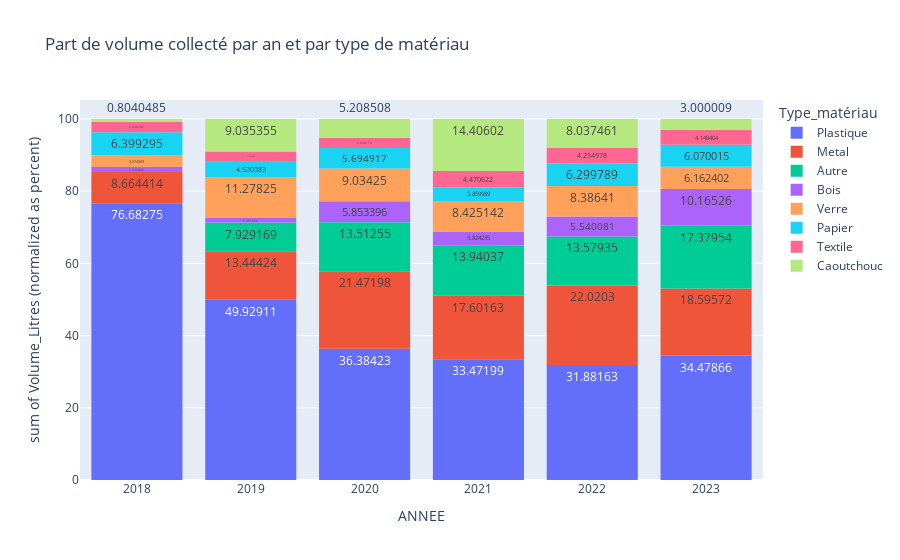

Notebook code cell kept with this figure:
### Code cell
#Graphique à barre empilées du pourcentage de volume collecté par an et type de matériau
fig = px.histogram(df_group_mat_an, x="ANNEE", y="Volume_Litres", color="Type_matériau",
             barnorm = 'percent',
             title = "Part de volume collecté par an et par type de matériau",
             text_auto = True)
fig.update_layout(bargap=0.2)
fig.show()
print("Afficher uniquement à partir de 2020 ? (trop peu de données sur 2018 et 2019)")

### Figure 1 — Plotly figure (JSON) as saved in the notebook; plotly's stock layout.template omitted (floating-point values rounded to 4 significant figures)
{"data": [{"alignmentgroup": "True", "bingroup": "x", "histfunc": "sum", "hovertemplate": "Type_matériau=Plastique<br>ANNEE=%{x}<br>sum of Volume_Litres (normalized as percent)=%{y}<extra></extra>", "legendgroup": "Plastique", "marker": {"color": "#636efa", "pattern": {"shape": ""}}, "name": "Plastique", "offsetgroup": "Plastique", "orientation": "v", "showlegend": true, "texttemplate": "%{value}", "type": "histogram", "x": [2023, 2022, 2021, 2020, 2019, 2018, 2017], "xaxis": "x", "y": [216100.0, 223700.0, 245500.0, 52700.0, 29350.0, 702.3, 0], "yaxis": "y"}, {"alignmentgroup": "True", "bingroup": "x", "histfunc": "sum", "hovertemplate": "Type_matériau=Metal<br>ANNEE=%{x}<br>sum of Volume_Litres (normalized as percent)=%{y}<extra></extra>", "legendgroup": "Metal", "marker": {"color": "#EF553B", "pattern": {"shape": ""}}, "name": "Metal", "offsetgroup": "Metal", "orientation": "v", "showlegend": true, "texttemplate": "%{value}", "type": "histogram", "x": [2023, 2022, 2021, 2020, 2019, 2018, 2017], "xaxis": "x", "y": [116500.0, 154500.0, 129100.0, 31100.0, 7903.0, 79.36, 0], "yaxis": "y"}, {"alignmentgroup": "True", "bingroup": "x", "histfunc": "sum", "hovertemplate": "Type_matériau=Autre<br>ANNEE=%{x}<br>sum of Volume_Litres (normalized as percent)=%{y}<extra></extra>", "legendgroup": "Autre", "marker": {"color": "#00cc96", "pattern": {"shape": ""}}, "name": "Autre", "offsetgroup": "Autre", "orientation": "v", "showlegend": true, "texttemplate": "%{value}", "type": "histogram", "x": [2023, 2022, 2021, 2020, 2019, 2018, 2017], "xaxis": "x", "y": [108900.0, 95280.0, 102300.0, 19570.0, 4661.0, 0, 0], "yaxis": "y"}, {"alignmentgroup": "True", "bingroup": "x", "histfunc": "sum", "hovertemplate": "Type_matériau=Bois<br>ANNEE=%{x}<br>sum of Volume_Litres (normalized as percent)=%{y}<extra></extra>", "legendgroup": "Bois", "marker": {"color": "#ab63fa", "pattern": {"shape": ""}}, "name": "Bois", "offsetgroup": "Bois", "orientation": "v", "showlegend": true, "texttemplate": "%{value}", "type": "histogram", "x": [2023, 2022, 2021, 2020, 2019, 2018, 2017], "xaxis": "x", "y": [63710.0, 38870.0, 28050.0, 8478.0, 735.6, 12.15, 0], "yaxis": "y"}, {"alignmentgroup": "True", "bingroup": "x", "histfunc": "sum", "hovertemplate": "Type_matériau=Verre<br>ANNEE=%{x}<br>sum of Volume_Litres (normalized as percent)=%{y}<extra></extra>", "legendgroup": "Verre", "marker": {"color": "#FFA15A", "pattern": {"shape": ""}}, "name": "Verre", "offsetgroup": "Verre", "orientation": "v", "showlegend": true, "texttemplate": "%{value}", "type": "histogram", "x": [2023, 2022, 2021, 2020, 2019, 2018, 2017], "xaxis": "x", "y": [38620.0, 58840.0, 61800.0, 13090.0, 6629.0, 29.99, 0], "yaxis": "y"}, {"alignmentgroup": "True", "bingroup": "x", "histfunc": "sum", "hovertemplate": "Type_matériau=Papier<br>ANNEE=%{x}<br>sum of Volume_Litres (normalized as percent)=%{y}<extra></extra>", "legendgroup": "Papier", "marker": {"color": "#19d3f3", "pattern": {"shape": ""}}, "name": "Papier", "offsetgroup": "Papier", "orientation": "v", "showlegend": true, "texttemplate": "%{value}", "type": "histogram", "x": [2023, 2022, 2021, 2020, 2019, 2018, 2017], "xaxis": "x", "y": [38040.0, 44200.0, 28310.0, 8249.0, 2657.0, 58.61, 0], "yaxis": "y"}, {"alignmentgroup": "True", "bingroup": "x", "histfunc": "sum", "hovertemplate": "Type_matériau=Textile<br>ANNEE=%{x}<br>sum of Volume_Litres (normalized as percent)=%{y}<extra></extra>", "legendgroup": "Textile", "marker": {"color": "#FF6692", "pattern": {"shape": ""}}, "name": "Textile", "offsetgroup": "Textile", "orientation": "v", "showlegend": true, "texttemplate": "%{value}", "type": "histogram", "x": [2023, 2022, 2021, 2020, 2019, 2018, 2017], "xaxis": "x", "y": [26000.0, 29860.0, 32790.0, 4114.0, 1535.0, 26.09, 0], "yaxis": "y"}, {"alignmentgroup": "True", "bingroup": "x", "histfunc": "sum", "hovertemplate": "Type_matériau=Caoutchouc<br>ANNEE=%{x}<br>sum of Volume_Litres (normalized as percent)=%{y}<extra></extra>", "legendgroup": "Caoutchouc", "marker": {"color": "#B6E880", "pattern": {"shape": ""}}, "name": "Caoutchouc", "offsetgroup": "Caoutchouc", "orientation": "v", "showlegend": true, "texttemplate": "%{value}", "type": "histogram", "x": [2023, 2022, 2021, 2020, 2019, 2018, 2017], "xaxis": "x", "y": [18800.0, 56400.0, 105700.0, 7544.0, 5311.0, 7.364, 0], "yaxis": "y"}], "layout": {"bargap": 0.2, "barmode": "relative", "barnorm": "percent", "legend": {"title": {"text": "Type_matériau"}, "tracegroupgap": 0}, "title": {"text": "Part de volume collecté par an et par type de matériau"}, "xaxis": {"anchor": "y", "domain": [0, 1], "title": {"text": "ANNEE"}}, "yaxis": {"anchor": "x", "domain": [0, 1], "title": {"text": "sum of Volume_Litres (normalized as percent)"}}}}
